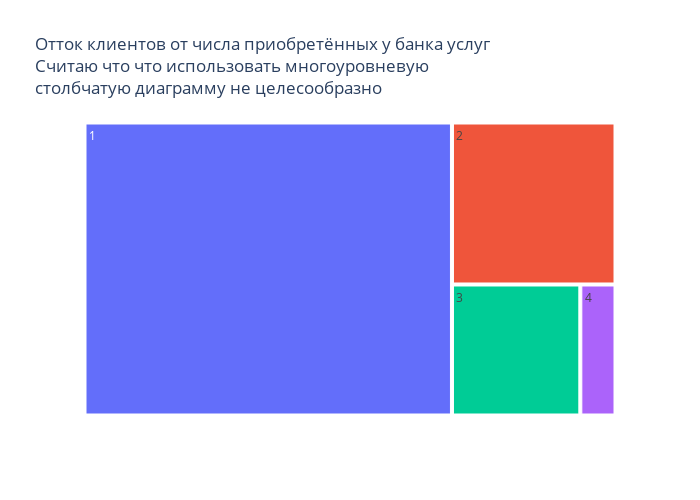

Notebook code for this chart:
### Markdown cell above
Задание 9.7.        
Как отток клиентов зависит от числа приобретённых у банка услуг?        
Для ответа на этот вопрос постройте многоуровневую столбчатую диаграмму.

### Code cell
"""Считаю что что использовать многоуровневую столбчатую диаграмму не целесообразно"""
"""Применю диаграму плоское дерево"""

grouped_counts_9_6 = churn_data_df_exited['NumOfProducts'].value_counts().reset_index()
grouped_counts_9_6.columns = ['NumOfProducts', 'count']

# Сортируем данные по количеству упоминаний (строк)
grouped_counts_9_6 = grouped_counts_9_6.sort_values(by='count', ascending=False)

#строим график
fig = px.treemap(
    data_frame = grouped_counts_9_6, #датафрейм
    path=['NumOfProducts'], #кат. признак, для которого строится график
    values='count',
    height=500, #высота
    width=700, #ширина
    title='Отток клиентов от числа приобретённых у банка услуг<br>Считаю что что использовать многоуровневую <br>столбчатую диаграмму не целесообразно' #заголовок
)

#отображаем его
fig.show()

### Figure 1 — Plotly figure (JSON) as saved in the notebook; plotly's stock layout.template omitted (floating-point values rounded to 4 significant figures)
{"data": [{"branchvalues": "total", "domain": {"x": [0, 1], "y": [0, 1]}, "hovertemplate": "labels=%{label}<br>count=%{value}<br>parent=%{parent}<br>id=%{id}<extra></extra>", "ids": ["1", "2", "3", "4"], "labels": ["1", "2", "3", "4"], "name": "", "parents": ["", "", "", ""], "type": "treemap", "values": [1402, 345, 219, 60]}], "layout": {"height": 500, "legend": {"tracegroupgap": 0}, "title": {"text": "Отток клиентов от числа приобретённых у банка услуг<br>Считаю что что использовать многоуровневую <br>столбчатую диаграмму не целесообразно"}, "width": 700}}
